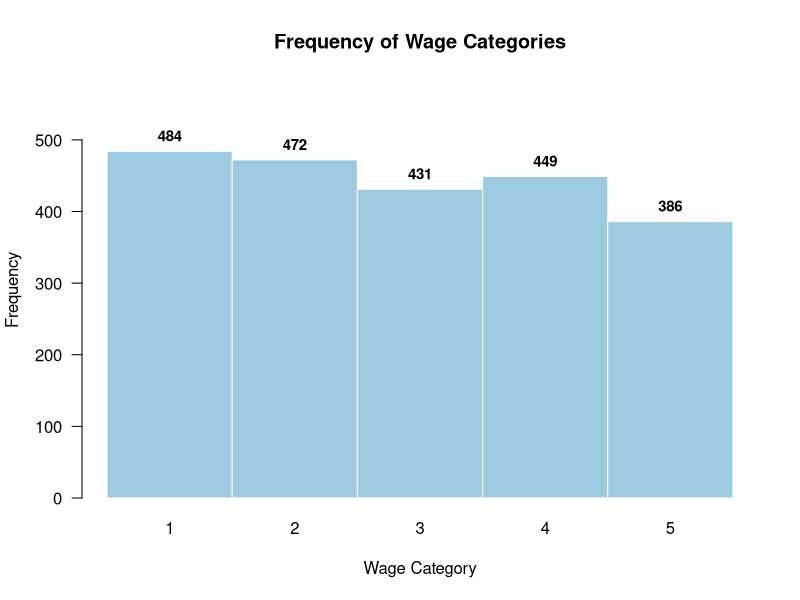
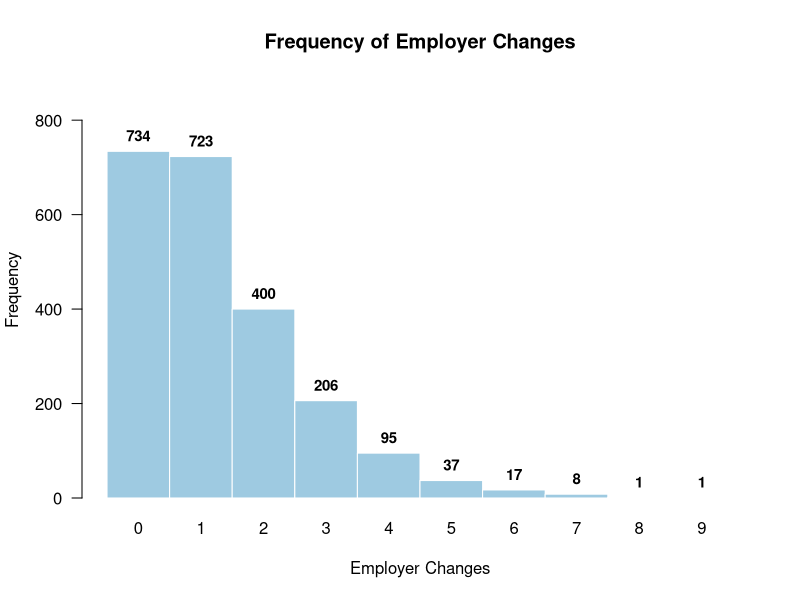
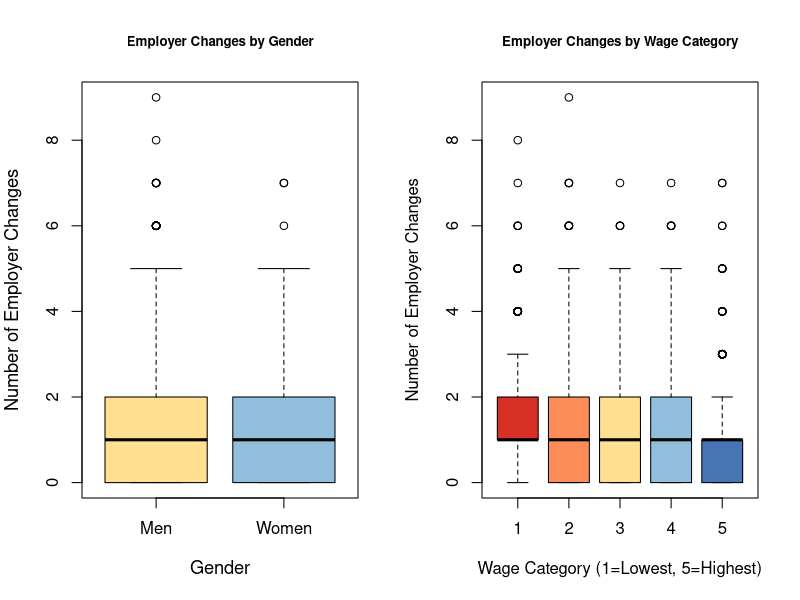
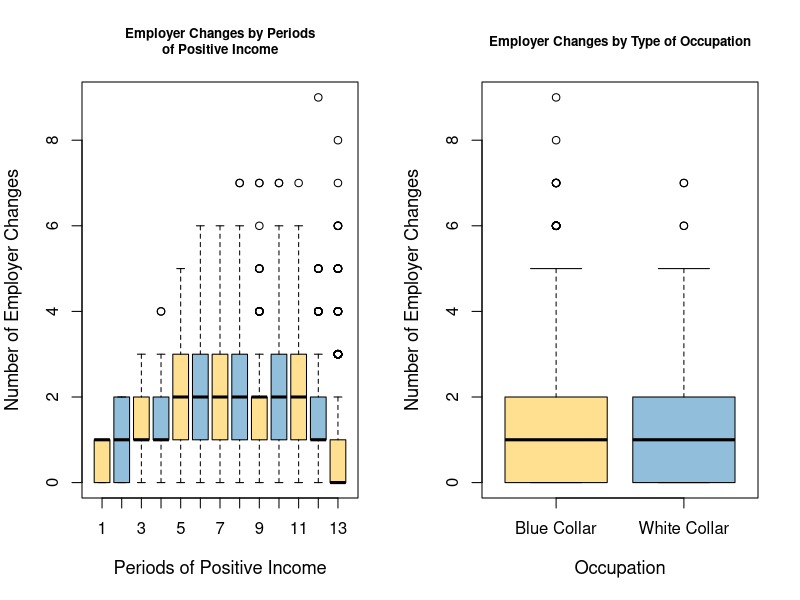
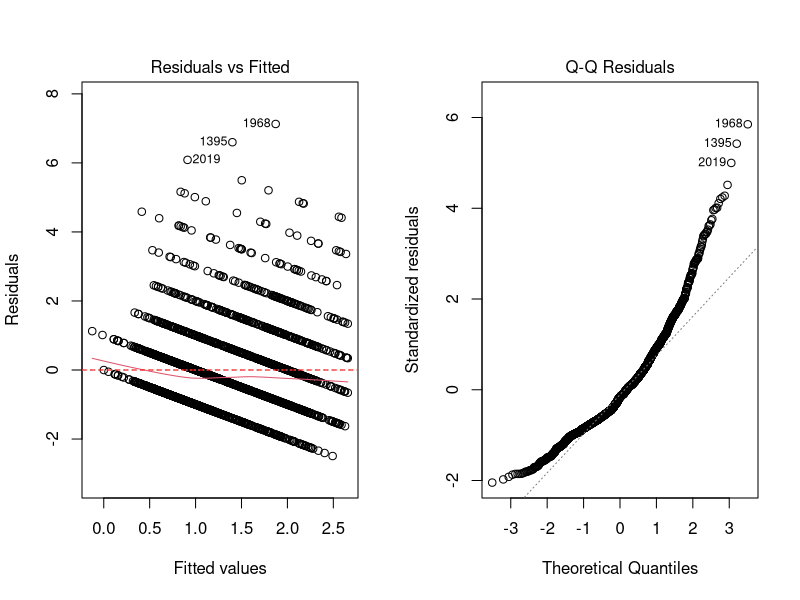

The R script that drew these images, in order:
## ---- chunk 1
knitr::opts_chunk$set(echo = TRUE)
## ---- chunk 2
library(readxl)
data <- read.csv("change.csv")
data$gender <- as.factor(data$gender)
data$occupation <- as.factor(data$occupation)
data$medianwage <- as.factor(data$medianwage)
## ---- chunk 3
summary(data[, c(1,6,4)])
## ---- chunk 4
get_mode <- function(x) {
  x <- x[!is.na(x)]
  if (length(x) == 0) return(list(mode = NA, frequency = NA))
  tab <- table(x)
  max_count <- max(tab)
  modes <- names(tab)[tab == max_count]
  rel_freq <- max_count / length(x)
  return(list(mode = modes, relative_frequency = rel_freq))
}
paste("Mode for Gender: ", 
      ifelse(get_mode(data$gender)$mode == 0, "Men", "Women"), 
      " they make up for ", round(get_mode(data$gender)$relative_frequency, 4) * 
        100, "% ", "of the data", sep="")

paste("Mode for occupation: ", 
      ifelse(get_mode(data$occupation)$mode == 0, "Blue Collar","White Collar"), 
      " it makes up for ", 
      round(get_mode(data$occupation)$relative_frequency, 4) * 100, "% ", 
      "of the data", sep="")

paste("Mode for wage category: ", 
      ifelse(get_mode(data$medianwage)$mode == 1, "Lowest Wage Category",
             ifelse(get_mode(data$medianwage)$mode == 2,"2nd lowest wage category", 
                    ifelse(get_mode(data$medianwage)$mode == 3, "Middlemost wage category", 
                           ifelse(get_modedata$medianwage)$mode == 1, 
                           "2nd highest wage category", "Highest wage category"))), 
      " it makes up for ", round(get_mode(data$medianwage)$relative_frequency, 4) * 
        100, "% ", "of the data", sep="")
## ---- chunk 5
medianwage_freq <- table(data$medianwage)
breaks <- as.numeric(names(medianwage_freq))
freqs <- as.numeric(medianwage_freq)

bp_medwage <- barplot(freqs,
              names.arg = breaks,
              col = "#9ECAE1",
              border = "white",
              space = 0,
              ylim = c(0, max(freqs) * 1.2),
              main = "Frequency of Wage Categories",
              xlab = "Wage Category", ylab = "Frequency",
              las = 1)
text(x = bp_medwage, y = freqs, labels = freqs, pos = 3, cex = 0.9, font = 2)
## ---- chunk 6
nchange_freq <- table(data$nchange)
breaks <- as.numeric(names(nchange_freq))
freqs <- as.numeric(nchange_freq)

bp_nchange <- barplot(freqs,
              names.arg = breaks,
              col = "#9ECAE1",
              border = "white",
              space = 0,
              ylim = c(0, max(freqs) * 1.2),
              main = "Frequency of Employer Changes",
              xlab = "Employer Changes", ylab = "Frequency",
              las = 1)
text(x = bp_nchange, y = freqs, labels = freqs, pos = 3, cex = 0.9, font = 2)
## ---- chunk 7
par(mfrow = c(1,2))
boxplot(nchange ~ gender, data = data,
        main = "Employer Changes by Gender",
        xlab = "Gender",
        col = c("#FEE090", "#91BFDB"),
        ylab = "Number of Employer Changes",
        names = c("Men", "Women"), cex.main = 0.8,
        cex.lab = 1.1, outline = TRUE)

boxplot(nchange ~ medianwage, data = data,
        main = "Employer Changes by Wage Category",
        xlab = "Wage Category (1=Lowest, 5=Highest)",
        ylab = "Number of Employer Changes", cex.main = 0.8,
        col = c("#D73027", "#FC8D59", "#FEE090", "#91BFDB", "#4575B4"),
        names = c("1", "2", "3", 
                  "4", "5"),
        outline = TRUE)
## ---- chunk 8
par(mfrow = c(1,2))
boxplot(nchange ~ periodsincome, data = data,
        main = "Employer Changes by Periods\nof Positive Income",
        xlab = "Periods of Positive Income",
        col = c("#FEE090", "#91BFDB"),
        ylab = "Number of Employer Changes",
        cex.main = 0.8, cex.lab = 1.1,
        outline = TRUE)

boxplot(nchange ~ occupation, data = data,
        main = "Employer Changes by Type of Occupation",
        xlab = "Occupation",
        col = c("#FEE090", "#91BFDB"),
        ylab = "Number of Employer Changes",
        names = c("Blue Collar", "White Collar"),
        cex.main = 0.8, cex.lab = 1.1, outline = TRUE)
## ---- chunk 9
linear_model1 <- lm(nchange ~ gender + occupation + age + periodsincome + 
                      medianwage, data=data)
summary(linear_model1)
## ---- chunk 10
library(car)
linearHypothesis(linear_model1, c("medianwage4=medianwage5"))
## ---- chunk 11
linearHypothesis(linear_model1, c("medianwage2=0"))
## ---- chunk 12
linear_model2 <- lm(nchange ~ gender + occupation + age + periodsincome + 
                      I(periodsincome^2) + medianwage, data=data)
summary(linear_model2)
## ---- chunk 13
x_vertex <- -linear_model2$coefficients["periodsincome"]/
  (2*linear_model2$coefficients["I(periodsincome^2)"])
min_periodsincome <- min(data$periodsincome)
max_periodsincome <- max(data$periodsincome)

if(x_vertex >= min_periodsincome & x_vertex <= max_periodsincome){
  paste("The vertex (", round(x_vertex,3) ,") lies within the range (", 
  round(min_periodsincome, 3), ";", round(max_periodsincome,3), 
  ") of periodsincome: Non monotonic effect", sep="")
}else{
  print("The vertex (", round(x_vertex,3) ,") does not lie within the range (", 
        round(min_periodsincome, 3), ";", round(max_periodsincome,3), ") of 
        periodsincome: Monotone effect", sep="")
}
## ---- chunk 14
periodsincome_mean <- mean(data$periodsincome)

exact_effect <- 2*linear_model2$coefficients["periodsincome"] + 
  4*linear_model2$coefficients["I(periodsincome^2)"]*periodsincome_mean + 
  4*linear_model2$coefficients["I(periodsincome^2)"]

approx_effect <- (linear_model2$coefficients["periodsincome"] +
                    2*linear_model2$coefficients["I(periodsincome^2)"] * 
                    periodsincome_mean)*2
  
paste("Exact effect of two additional years", round(exact_effect, 3))
paste("Approximated effect of two additional years", round(approx_effect, 3))
## ---- chunk 15
linear_model3 <- lm(nchange ~ gender + occupation + occupation:gender + age + 
                      periodsincome + I(periodsincome^2) + medianwage, data=data)
summary(linear_model3)
## ---- chunk 16
beta_gender <- function(occupation){
  return(linear_model3$coefficients["gender1"] + 
           linear_model3$coefficients["gender1:occupation1"] * occupation)
}

beta_occupation <- function(gender){
  return(linear_model3$coefficients["occupation1"] + 
           linear_model3$coefficients["gender1:occupation1"] * gender)
}

cat("Effect of being woman (vs man):\n", 
      "  Blue collar:", round(beta_gender(0), 3), "\n", 
      "  White collar:", round(beta_gender(1), 3), "\n\n")

cat("Effect of being white collar (vs blue collar):\n", 
      "  Men:", round(beta_occupation(0), 3), "\n", 
      "  Women:", round(beta_occupation(1), 3), "\n")

## ---- chunk 17
new_data <- data.frame(age=35,
                       gender=factor(1,levels=c(0,1)),
                       occupation=factor(0,levels=c(0,1)),                            
                       periodsincome=11, 
                       medianwage=factor(2, levels = 1:5))
predict(linear_model3, newdata=new_data)
## ---- chunk 18
AICs <- c(AIC(linear_model1),AIC(linear_model2),AIC(linear_model3))
BICs <- c(BIC(linear_model1),BIC(linear_model2),BIC(linear_model3))
AIC_BIC_table <- cbind(AICs, BICs)
rownames(AIC_BIC_table) <- c("Model 1", "Model 2", "Model 3")
AIC_BIC_table
## ---- chunk 19
best_AIC_model <- rownames(AIC_BIC_table)[which.min(AIC_BIC_table[,1])]
best_AIC_value <- round(min(AIC_BIC_table[,1]), 2)

best_BIC_model <- rownames(AIC_BIC_table)[which.min(AIC_BIC_table[,2])]
best_BIC_value <- round(min(AIC_BIC_table[,2]), 2)

cat("According to AIC ", best_AIC_model, " should be selected with a value of", 
    best_AIC_value, "\n", "According to BIC ", best_BIC_model, 
    " should be selected with a value of", best_BIC_value, sep="")

## ---- chunk 20
cat("Adjusted R-squared Model 2: ", summary(linear_model2)$adj.r.squared, "\n",
    "Adjusted R-squared Model 3: ", summary(linear_model3)$adj.r.squared, sep="")
## ---- chunk 21
resids <- residuals(linear_model3)
plot(linear_model3, which=1)
abline(h=0, lty=2, col="red")
## ---- chunk 22
plot(linear_model3, which=2)
## ---- chunk 23
tseries::jarque.bera.test(resids)
